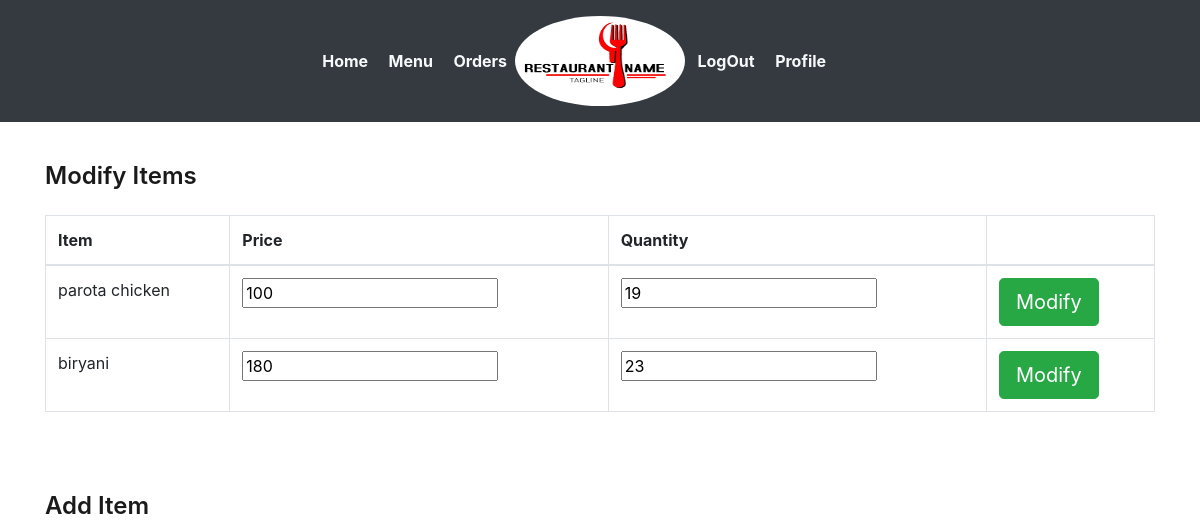
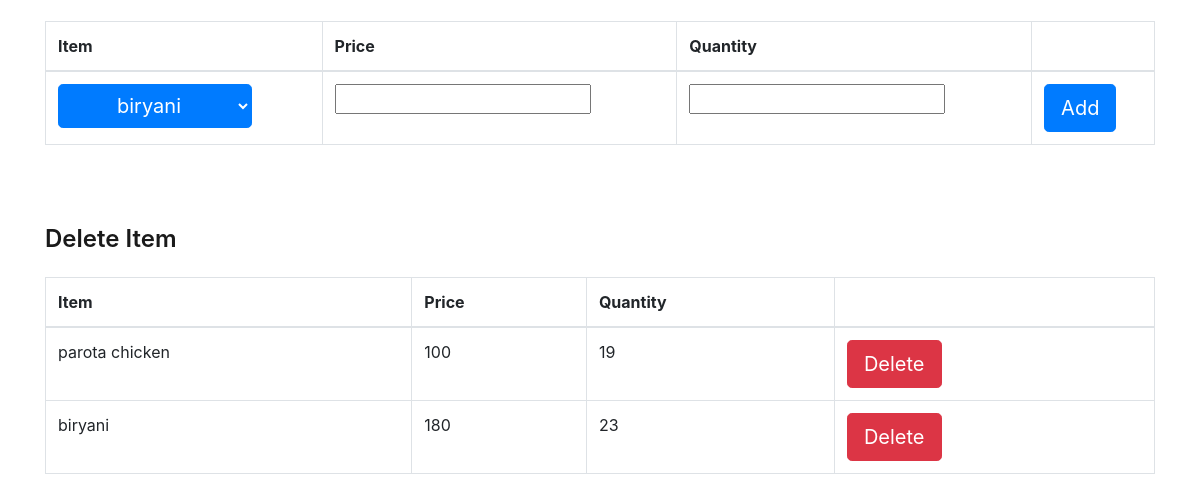
The page /restaurant/menu/ (signed in) on the database as committed earlier (2 pictures, top to bottom).
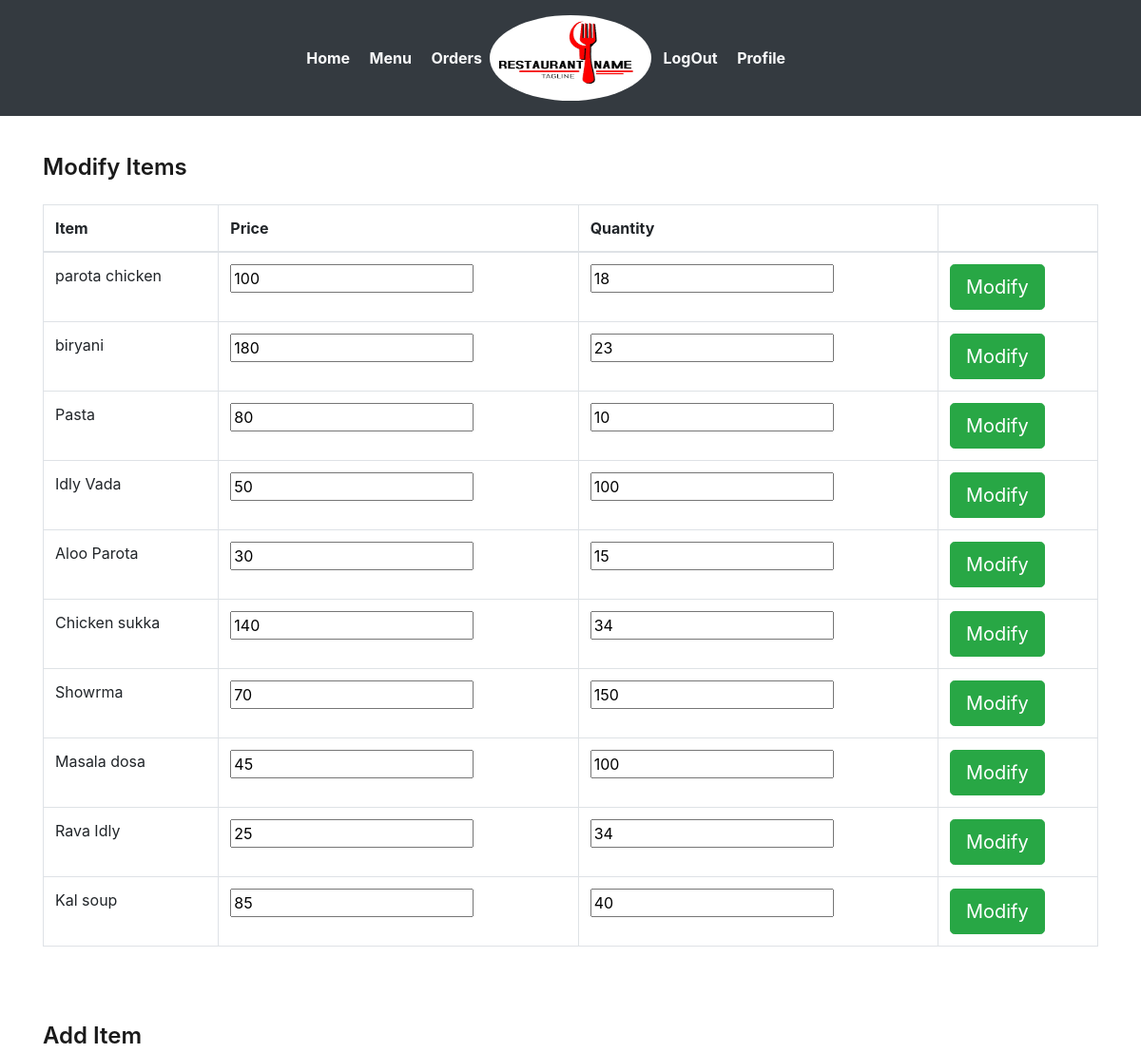
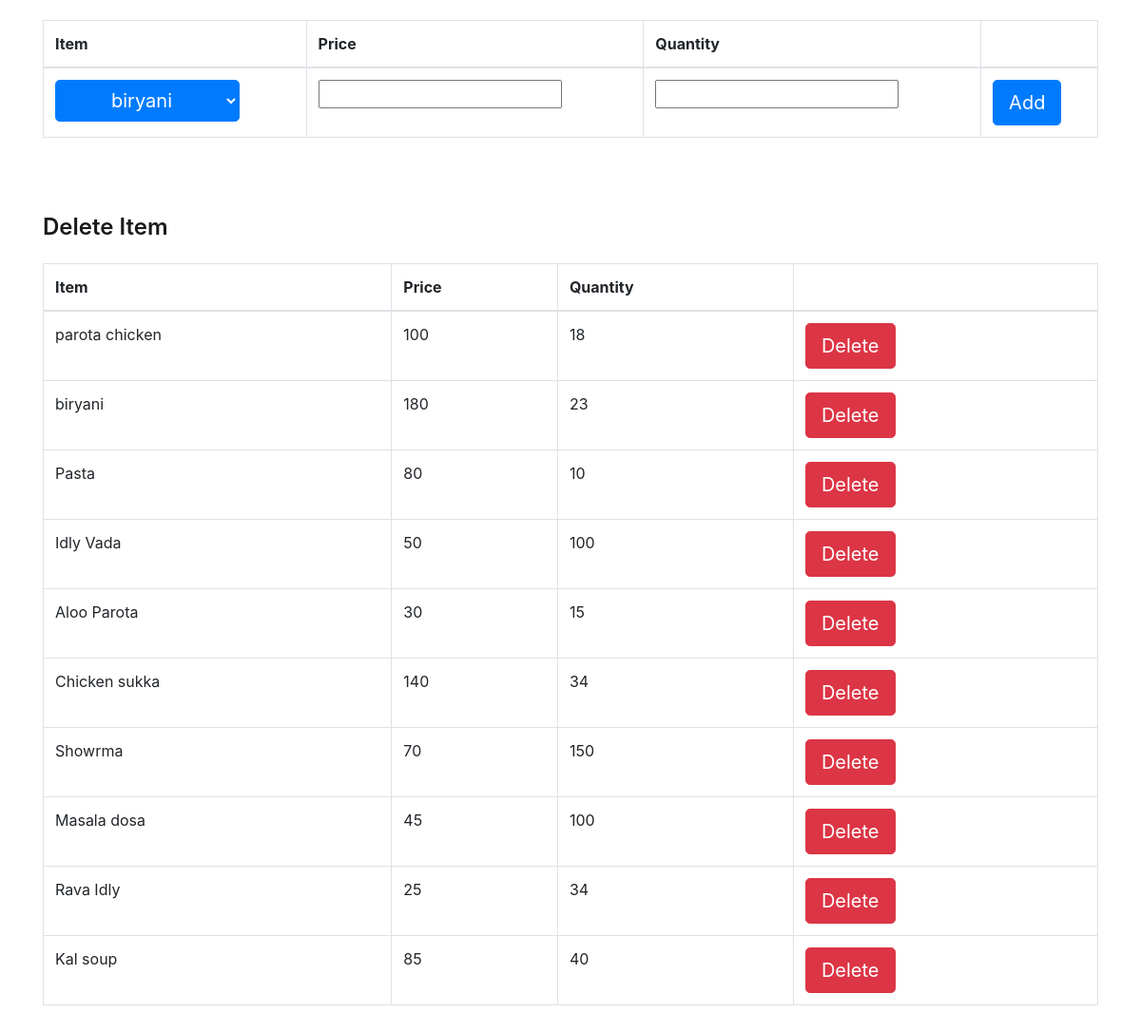
The same page on the database as committed later (2 pictures, top to bottom).
### basicapp/models.py (models this page shows)
class Item(models.Model):
	id 			= models.AutoField(primary_key=True)
	fname 		= models.CharField(max_length=30,blank=False)
	category 	= models.CharField(max_length=50,blank=False)
	def __str__(self):
		return self.fname

### basicapp/views.py (the view, shortened to what this page needs)
# urls.py: path('restaurant/menu/',views.menuManipulation,name='mmenu'),
@login_required(login_url='/login/restaurant/')
def menuManipulation(request):
	if not request.user.is_authenticated:
		return redirect("rlogin")
	rest=Restaurant.objects.filter(id=request.user.restaurant.id);
	rest=rest[0]
	menuitems=Menu.objects.filter(r_id=rest)
	menu=[]
	for x in menuitems:
		cmenu=[]
		cmenu.append(x.item_id)
		cmenu.append(x.price)
		cmenu.append(x.quantity)
		cmenu.append(x.id)
		menu.append(cmenu)
	menuitems = Item.objects.all()
	items = []
	for y in menuitems:
		citem = []
		citem.append(y.id)
		citem.append(y.fname)
		items.append(citem)
	context={
		"menu":menu,
		"items":items,
		"username":request.user.username,
	}
	return render(request,'basicapp/menu_modify.html',context)

### basicapp/templates/basicapp/menu_modify.html (shortened to what this page needs)
{% extends 'basicapp/base2.html'%}
{% block body %}
	<div class="container">
	<section id="content1">
		<div class="order-top" style="border:0">
			<p>
				<h4>Modify Items</h4>
				<table class="table table-hover table-bordered">
					<thead>
						<th>Item</th>
						<th>Price</th>
						<th>Quantity</th>
						<th></th>
					</thead>
				{% for x in menu %}
					<tr>
						<form action="" method="POST">{% csrf_token %}
							<td>{{x.0}}</td>
							<td><input type="number" value="{{x.1}}" name="price"/></td>
							<td><input type="number" value="{{x.2}}" name="quantity"/></td>
							<td>
								<input type="submit" value="Modify" name="submit" class="btn btn-success btn-lg" />
							</td>
						</form>
					</tr>
				{% endfor %}
				</table>
			</p>
		</div>
	</section>
	<section id="content2">
		<div class="order-top" style="border:0">
			<p>
				<h4>Add Item</h4>
				<table class="table table-hover table-bordered">
					<thead>
						<th>Item</th>
						<th>Price</th>
						<th>Quantity</th>
						<th></th>
					</thead>
					<tr>
						<form action="" method="POST">{% csrf_token %}
						<td>
							<select name="item" class="btn btn-primary btn-lg">
							{% for x in items %}
								<option value="{{x.0}}">{{x.1}}</option>
							{% endfor %}
							</select>
						</td>
						<td><input type="number" value="" name="price"/></td>
						<td><input type="number" value="" name="quantity"/>
						</td>
						<td>
							<input type="submit" value="Add" name="submit" class="btn  btn-primary btn-lg">
						</td>
						</form>
					</tr>
				</table>
			</p>
		</div>
	</section>
	<section id="content3">
		<div class="order-top" style="border:0">
			<p>
				<h4>Delete Item</h4>
				<table class="table table-hover table-bordered">
					<thead>
						<th>Item</th>
						<th>Price</th>
						<th>Quantity</th>
						<th></th>
					</thead>
				{% for x in menu %}
					<tr>
					<td>{{x.0}}</td>
					<td>{{x.1}}</td>
					<td>{{x.2}}</td>
					<td>
						<form action="" method="POST">{% csrf_token %}
							<input type="submit" value="Delete" name="submit" class="btn btn-danger btn-lg">
						</form>
					</td>
					</tr>
				{% endfor %}
				</table>
			</p>
		</div>
	</section>
	</div>
{% endblock %}

Rows that differ between the two databases and show on the page:
computed for Item "parota chicken": quantity "19" → "18"; x "19" → "18"
added Item: fname "Pasta", price "80", quantity "10", x "80", x "10"
added Item: fname "Idly Vada", price "50", quantity "100", x "50", x "100"
added Item: fname "Aloo Parota", price "30", quantity "15", x "30", x "15"
added Item: fname "Chicken sukka", price "140", quantity "34", x "140", x "34"
added Item: fname "Showrma", price "70", quantity "150", x "70", x "150"
added Item: fname "Masala dosa", price "45", quantity "100", x "45", x "100"
added Item: fname "Rava Idly", price "25", quantity "34", x "25", x "34"
added Item: fname "Kal soup", price "85", quantity "40", x "85", x "40"
